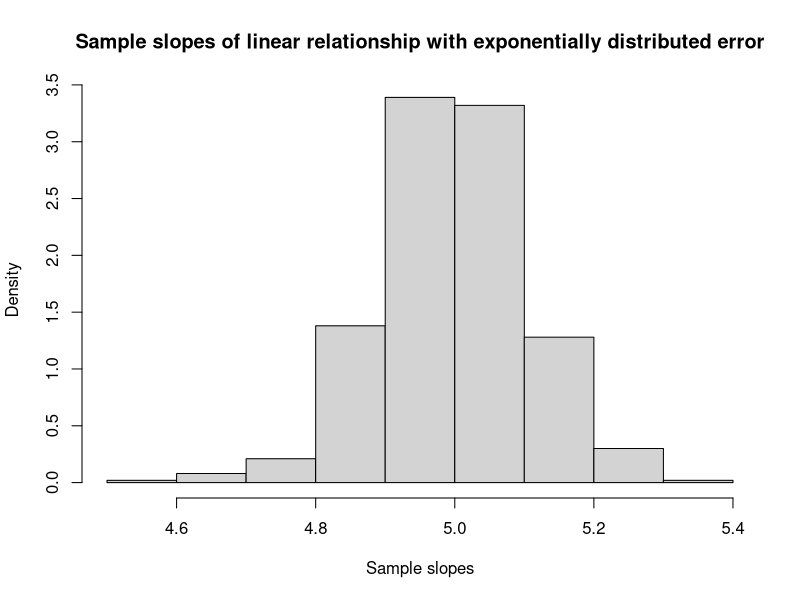

The R script that drew this image:
################################################################################
# Program: Week2
# Project: Boucher Senior Thesis
# Description: Conduct a simulation study comparing the mean and median.
#
# Author: Eric Reyes
# Date: 18 Sep 2013
#
# Notes:

################################################################################
# Problem 1:
#   Write a function that, given two vectors y and x, returns the LS
#   estimate of the slope from a regression of y on x.

b.fct <- function(y,x){
  lmfit = lm(formula = y ~ x)
  slope = lmfit$coefficients[[2]]
}

################################################################################
# Problem 2:
#   Generate a series of response vectors from a linear model in which the
#   error term does not follow a normal distribution.

# Step 0: Set Seed and Constants
set.seed(20130920)

m <- 1000
n <- 10
x <- seq(n)
                                                        
# Step 1: Generate Error
#   Generate m replications of the error term, where the error term is a sample
#   of size n from an exponential distribution with rate 1.

E <- matrix(rexp(m*n, rate=1),nrow=m,ncol=n)

# Step 2: Create the Responses
#   Form the linear model y = 5x + error in order to compute the responses.

Y <- t(5*matrix(seq(n),nrow=n,ncol=m)) + E

################################################################################
# Problem 3:
#   Determine the sampling distribution of the least squares estimator of the 
#   slope.

# Step 1: Esimate the Slope
#   For each replicate dataset, estimate the slope from the regression line of
#   y on x.

slopes <- apply(Y,1,function(y) b.fct(y,x))

# Step 2: Examine Sampling Distribution
#   Look at a histogram of estimates to get a feel for the sampling distribution
#   of the slope.

hist(slopes,freq=FALSE,xlab="Sample slopes",
     main="Sample slopes of linear relationship with exponentially distributed error")
